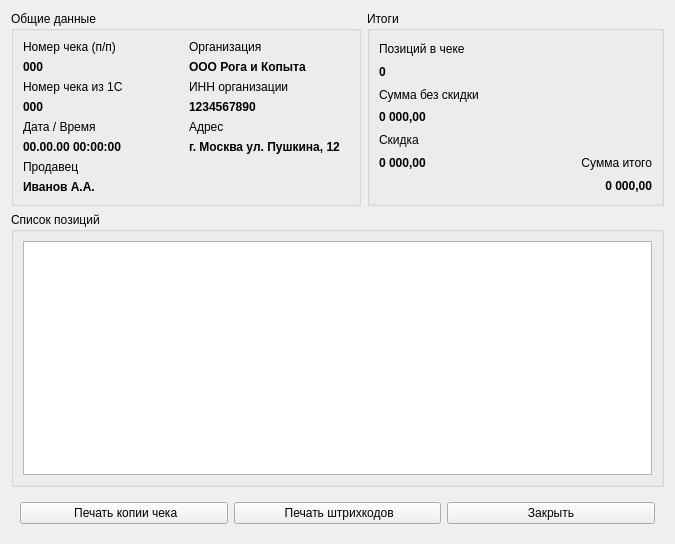
<?xml version="1.0" encoding="UTF-8"?>
<ui version="4.0">
 <class>ChequeWindow</class>
 <widget class="QWidget" name="ChequeWindow">
  <property name="geometry">
   <rect>
    <x>0</x>
    <y>0</y>
    <width>675</width>
    <height>544</height>
   </rect>
  </property>
  <property name="windowTitle">
   <string>Чек</string>
  </property>
  <layout class="QGridLayout" name="gridLayout">
   <item row="0" column="0">
    <widget class="QGroupBox" name="groupGeneral">
     <property name="minimumSize">
      <size>
       <width>350</width>
       <height>0</height>
      </size>
     </property>
     <property name="title">
      <string>Общие данные</string>
     </property>
     <layout class="QGridLayout" name="gridLayout_2">
      <item row="1" column="0">
       <widget class="QLabel" name="chequeIdField">
        <property name="font">
         <font>
          <weight>75</weight>
          <bold>true</bold>
         </font>
        </property>
        <property name="text">
         <string>000</string>
        </property>
       </widget>
      </item>
      <item row="3" column="1">
       <widget class="QLabel" name="chequeInnField">
        <property name="font">
         <font>
          <weight>75</weight>
          <bold>true</bold>
         </font>
        </property>
        <property name="text">
         <string>1234567890</string>
        </property>
       </widget>
      </item>
      <item row="3" column="0">
       <widget class="QLabel" name="chequeId1CField">
        <property name="font">
         <font>
          <weight>75</weight>
          <bold>true</bold>
         </font>
        </property>
        <property name="text">
         <string>000</string>
        </property>
       </widget>
      </item>
      <item row="5" column="1">
       <widget class="QLabel" name="chequeAddressField">
        <property name="font">
         <font>
          <weight>75</weight>
          <bold>true</bold>
         </font>
        </property>
        <property name="text">
         <string>г. Москва ул. Пушкина, 12</string>
        </property>
       </widget>
      </item>
      <item row="7" column="0">
       <widget class="QLabel" name="labelSeller">
        <property name="text">
         <string>Продавец</string>
        </property>
       </widget>
      </item>
      <item row="0" column="0">
       <widget class="QLabel" name="labelChequeId">
        <property name="text">
         <string>Номер чека (п/п)</string>
        </property>
       </widget>
      </item>
      <item row="2" column="0">
       <widget class="QLabel" name="labelChequeId1C">
        <property name="text">
         <string>Номер чека из 1С</string>
        </property>
       </widget>
      </item>
      <item row="2" column="1">
       <widget class="QLabel" name="labelInn">
        <property name="text">
         <string>ИНН организации</string>
        </property>
       </widget>
      </item>
      <item row="0" column="1">
       <widget class="QLabel" name="labelOrg">
        <property name="text">
         <string>Организация</string>
        </property>
       </widget>
      </item>
      <item row="4" column="1">
       <widget class="QLabel" name="labelAddress">
        <property name="text">
         <string>Адрес</string>
        </property>
       </widget>
      </item>
      <item row="1" column="1">
       <widget class="QLabel" name="chequeOrganisationField">
        <property name="font">
         <font>
          <weight>75</weight>
          <bold>true</bold>
         </font>
        </property>
        <property name="text">
         <string>ООО Рога и Копыта</string>
        </property>
       </widget>
      </item>
      <item row="5" column="0">
       <widget class="QLabel" name="chequeDateTimeField">
        <property name="font">
         <font>
          <weight>75</weight>
          <bold>true</bold>
         </font>
        </property>
        <property name="text">
         <string>00.00.00 00:00:00</string>
        </property>
       </widget>
      </item>
      <item row="4" column="0">
       <widget class="QLabel" name="labelDateTime">
        <property name="text">
         <string>Дата / Время</string>
        </property>
       </widget>
      </item>
      <item row="8" column="0">
       <widget class="QLabel" name="chequeSellerField">
        <property name="font">
         <font>
          <weight>75</weight>
          <bold>true</bold>
         </font>
        </property>
        <property name="text">
         <string>Иванов А.А.</string>
        </property>
       </widget>
      </item>
     </layout>
    </widget>
   </item>
   <item row="1" column="0" colspan="3">
    <widget class="QGroupBox" name="groupLines">
     <property name="title">
      <string>Список позиций</string>
     </property>
     <layout class="QVBoxLayout" name="verticalLayout">
      <item>
       <widget class="QTableView" name="tableLines"/>
      </item>
     </layout>
    </widget>
   </item>
   <item row="0" column="1" colspan="2">
    <widget class="QGroupBox" name="groupTotals">
     <property name="title">
      <string>Итоги</string>
     </property>
     <layout class="QGridLayout" name="gridLayout_3">
      <item row="4" column="0">
       <widget class="QLabel" name="labelDiscount">
        <property name="text">
         <string>Скидка</string>
        </property>
       </widget>
      </item>
      <item row="0" column="0">
       <widget class="QLabel" name="labelPositions">
        <property name="text">
         <string>Позиций в чеке</string>
        </property>
       </widget>
      </item>
      <item row="3" column="0">
       <widget class="QLabel" name="totalsWithoutDiscField">
        <property name="font">
         <font>
          <weight>75</weight>
          <bold>true</bold>
         </font>
        </property>
        <property name="text">
         <string>0 000,00</string>
        </property>
       </widget>
      </item>
      <item row="5" column="0">
       <widget class="QLabel" name="totalDiscountField">
        <property name="font">
         <font>
          <weight>75</weight>
          <bold>true</bold>
         </font>
        </property>
        <property name="text">
         <string>0 000,00</string>
        </property>
       </widget>
      </item>
      <item row="2" column="0">
       <widget class="QLabel" name="labelSumWithoutDisc">
        <property name="text">
         <string>Сумма без скидки</string>
        </property>
       </widget>
      </item>
      <item row="1" column="0">
       <widget class="QLabel" name="positionsCountField">
        <property name="font">
         <font>
          <weight>75</weight>
          <bold>true</bold>
         </font>
        </property>
        <property name="text">
         <string>0</string>
        </property>
       </widget>
      </item>
      <item row="5" column="1">
       <widget class="QLabel" name="labelTotals">
        <property name="text">
         <string>Сумма итого</string>
        </property>
        <property name="alignment">
         <set>Qt::AlignRight|Qt::AlignTrailing|Qt::AlignVCenter</set>
        </property>
       </widget>
      </item>
      <item row="6" column="1">
       <widget class="QLabel" name="totalsField">
        <property name="font">
         <font>
          <weight>75</weight>
          <bold>true</bold>
         </font>
        </property>
        <property name="text">
         <string>0 000,00</string>
        </property>
        <property name="alignment">
         <set>Qt::AlignRight|Qt::AlignTrailing|Qt::AlignVCenter</set>
        </property>
       </widget>
      </item>
     </layout>
    </widget>
   </item>
   <item row="2" column="0" colspan="3">
    <widget class="QFrame" name="frame">
     <property name="frameShape">
      <enum>QFrame::NoFrame</enum>
     </property>
     <property name="frameShadow">
      <enum>QFrame::Raised</enum>
     </property>
     <layout class="QHBoxLayout" name="horizontalLayout">
      <item>
       <widget class="QPushButton" name="printCopyButton">
        <property name="text">
         <string> Печать копии чека</string>
        </property>
        <property name="icon">
         <iconset resource="../../res.qrc">
          <normaloff>:/res/img/cheque-print.png</normaloff>:/res/img/cheque-print.png</iconset>
        </property>
       </widget>
      </item>
      <item>
       <widget class="QPushButton" name="printBarcodeButton">
        <property name="text">
         <string> Печать штрихкодов</string>
        </property>
        <property name="icon">
         <iconset resource="../../res.qrc">
          <normaloff>:/res/img/barcode.png</normaloff>:/res/img/barcode.png</iconset>
        </property>
        <property name="iconSize">
         <size>
          <width>16</width>
          <height>16</height>
         </size>
        </property>
       </widget>
      </item>
      <item>
       <widget class="QPushButton" name="closeButton">
        <property name="text">
         <string>Закрыть</string>
        </property>
       </widget>
      </item>
     </layout>
    </widget>
   </item>
  </layout>
 </widget>
 <resources>
  <include location="../../res.qrc"/>
 </resources>
 <connections/>
</ui>
